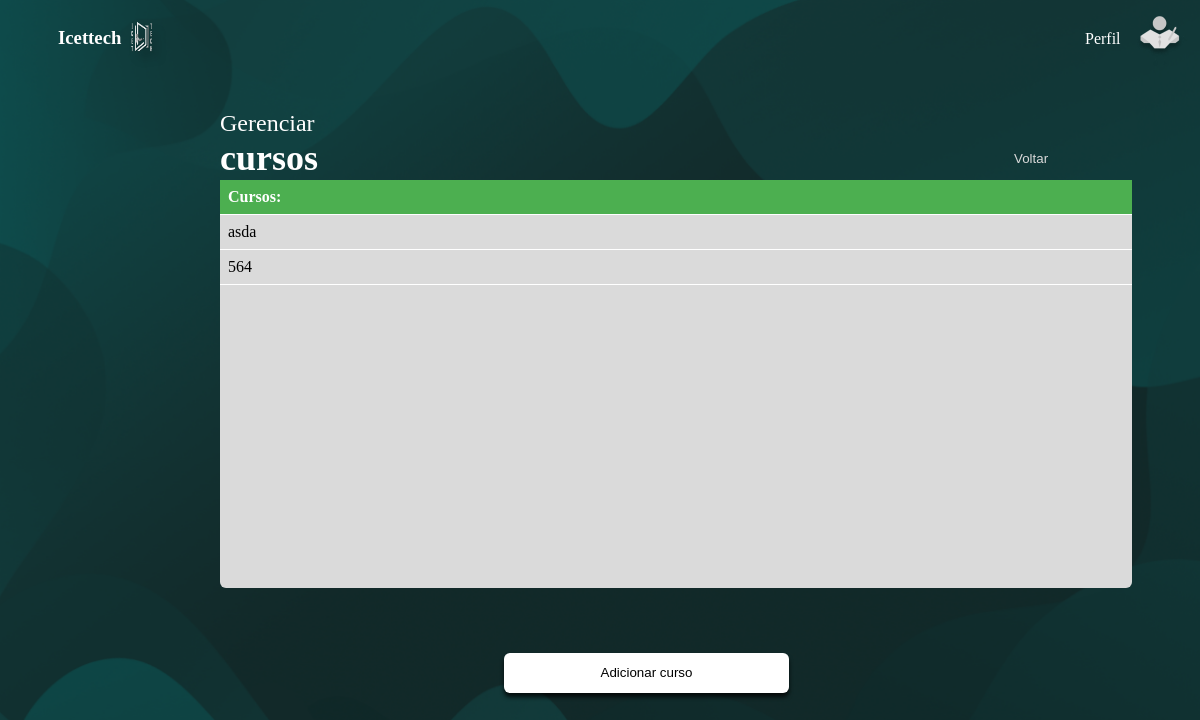
The page /gerenciamento/curso/ on the database as committed earlier.
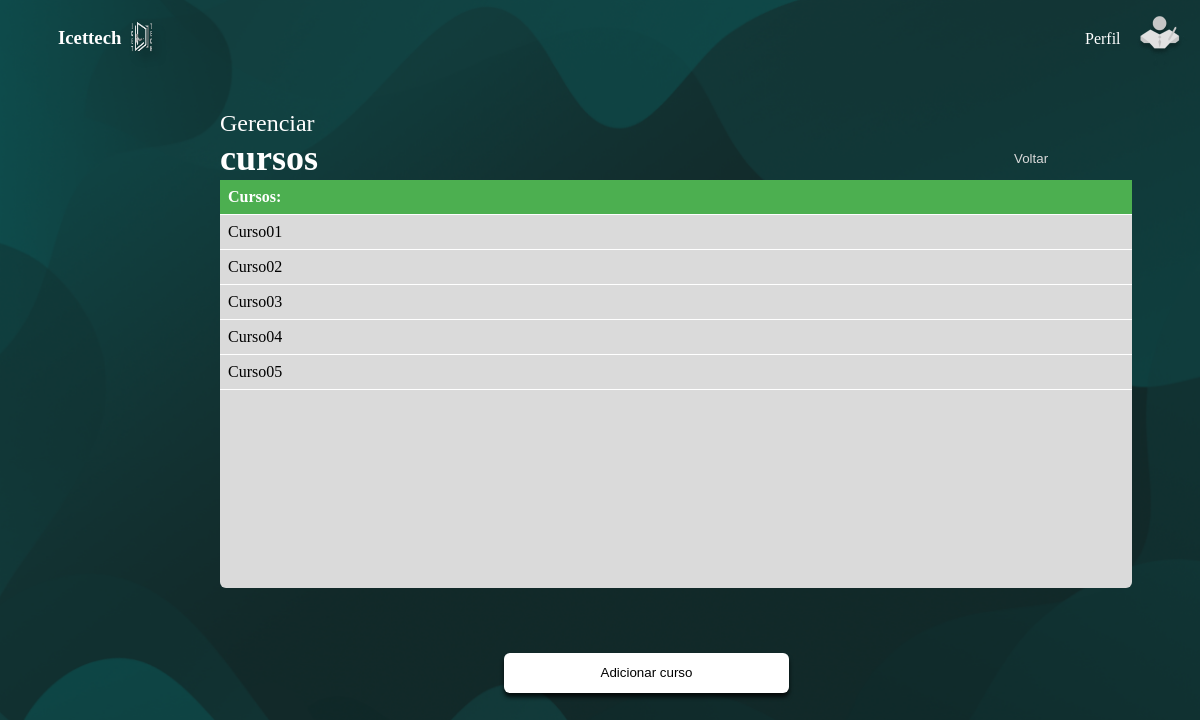
The same page on the database as committed later.
### Curso/models.py (models this page shows, shortened)
class Curso(models.Model):
    id_curso = models.AutoField(primary_key=True)
    codigo = models.CharField(max_length=6)
    nome = models.CharField(max_length=30)

### Administrador/views.py (the view)
# urls.py: path('gerenciamento/curso/', gerennciamento.gerenciamentocurso, name='gerenciamentocurso'),
    def gerenciamentocurso(request):
        cursos = Curso.objects.all()
        return render(request,'G_curso.html',{'cursos': cursos})

### Administrador/templates/G_curso.html (shortened to what this page needs)
{% load static %}
<!DOCTYPE html>
<html lang="en">
  <head>
    <link rel="stylesheet" href="{% static 'css/gerenciarcurs.css' %}" />
  </head>
  <body>
    <header class="header-conteiner">
      <div class="header-left">
        <h3 class="nomeLogo">Icettech</h3>
        <img
          class="logotipo2"
          src="{% static 'imagens/LogoicettechPB.png' %}"
          alt=""
        />
      </div>
    </header>
    <nav class="navegação">
      <div class="links">
        <p>Perfil</p>
        <a href="{% url 'perfil' %}"
          ><img src="{% static 'imagens/Iconesprofessor2.png' %}" alt=""
        /></a>
      </div>
    </nav>
    <section>
      <div class="title">
        <p>Gerenciar</p>
        <h1>cursos</h1>
      </div>
      <div class="conteiner">
        <div class= "table-wrapper">
          <table>
            <tbody id="tbody">
              <tr>
                <th>Cursos:</th>
              </tr>
              {% for curso in cursos%}
              <tr>
                <td>{{ curso.nome }}</td>
              </tr>
              {% empty %}
              <tr>
                  <td colspan="3">Nenhum curso encontrado.</td>
              </tr>
                {% endfor %}
            </tbody>
          </table>
        </div>
      </div>
      <div>
        <button class="button_back" onclick="voltar()">Voltar</button>
      </div>
    </section>
    <div class="button-Ad">
      <a href="{% url 'cadastrarcurso' %}"><button>Adicionar curso</button></a>
    </div>
  </body>
</html>

Rows that differ between the two databases and show on the page:
removed Curso: nome "asda"
removed Curso: nome "564"
added Curso: nome "Curso01"
added Curso: nome "Curso02"
added Curso: nome "Curso03"
added Curso: nome "Curso04"
added Curso: nome "Curso05"
